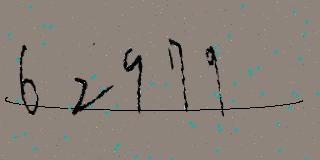
#> input picture src/quant/sample_data/Type_1/0a0c7b9c-4e7b-11ea-a0ad-001a7dda7113.jpg, 320 x 160 px, found by its file name
$ python process.py
#> lines starting #> are read from the running program, lines starting #| are printed output that depends on the picture; after the words box and inside, x2 and y2 are one past the last pixel; in counts of white or black regions, pixels touching at a corner belong together
# -*- coding: utf-8 -*-
# -----------------------------------
# @CreateTime   : 2020/2/19 1:33
# @Author       : Mark Shawn
# @Email        : shawninjuly@gmai.com
# ------------------------------------

import matplotlib.pyplot as plt
plt.rcParams['font.sans-serif']=['SimHei'] #用来正常显示中文标签
plt.rcParams['axes.unicode_minus']=False #用来正常显示负号

import cv2
import numpy as np
from scipy import signal

def show_img(img, gray=True, title=""):
    if gray:
        plt.imshow(img, "gray")
    else:
        plt.imshow(img)
    plt.title(title)
    plt.show()


img_path = r'F:\MyProjects\PycharmProjects\FuckCaptcha\src\quant\sample_data\Type_1\0a0c7b9c-4e7b-11ea-a0ad-001a7dda7113.jpg'

# 读取图片
im = cv2.imread(img_path)
#> im is the input picture: shape (160, 320, 3); mean B, G, R 120.2, 128.5, 137.1
show_img(im, gray=False, title="原图")

# 标准灰度化
im_1 = cv2.cvtColor(im, cv2.COLOR_RGB2GRAY)
show_img(im_1, title="灰度化")

# OSTU二值化
otsu_threshold, im_2 = cv2.threshold(im_1, 0, 1, cv2.THRESH_OTSU)
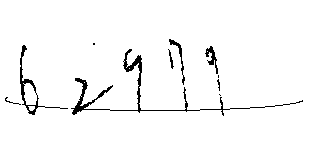
#> im_2: shape (160, 320); values 0 (black) and 1 (white), 97% white; black in thin lines or dots, all inside (x1, y1, x2, y2) = (5, 39, 303, 116)
#> otsu_threshold = 72
show_img(im_2, title="二值化")

## 反相
#im_2 = 1 - im_2
#show_img(im_2, title="反相")

# 卷积去除干扰线
im_3 = (signal.convolve2d(im_2, np.ones((3, 3)),
                          mode="same", boundary="symm") >= 6).astype(np.uint8)
#> im_3: shape (160, 320); values 0 (black) and 1 (white), 97.1% white; 14 black regions (3 under 20 px), largest, box (x1, y1, x2, y2) and area: (20, 45, 39, 115) 339, (72, 78, 113, 115) 337, (123, 49, 142, 112) 332
show_img(im_3, title="去除干扰线")

# 二次卷积去除噪点
mask_scatter = signal.convolve2d(1-im_3, np.ones((10,10)), mode="same") == \
        signal.convolve2d(1-im_3, np.ones((20,20)), mode="same")
#> mask_scatter: shape (160, 320) bool; 73.4% white; 6 black regions, box (x1, y1, x2, y2) and area: (63, 40, 152, 125) 4952, (0, 36, 49, 125) 3000, (160, 30, 198, 122) 2573, (196, 37, 234, 125) 2269, (289, 91, 312, 113) 446, (84, 34, 105, 55) 360
im_3[mask_scatter] = 1
show_img(im_3, title="去除离散点")


# 膨胀
im_4 = cv2.morphologyEx(im_3, cv2.MORPH_ERODE, np.ones((3, 3)))
#> im_4: shape (160, 320); values 0 (black) and 1 (white), 94.8% white; 11 black regions, largest, box (x1, y1, x2, y2) and area: (19, 44, 40, 116) 611, (71, 77, 114, 116) 565, (122, 48, 143, 113) 562
show_img(im_4, title="膨胀运算")

# 去除纵向噪点
x_list = (1-im_4).sum(axis=0).astype(bool)
jj1 = np.array([1, 1, 1, 0, 0, 0, 0, 0, 0, 0, 0, 0, 1, 1, 1])
mask_x = signal.convolve(x_list, jj1,  mode="same") == 0
mask_x2 = np.logical_or(1-x_list, mask_x)
im_5 = im_4 * 255
im_5[:, mask_x2] = 200 # 将有噪点的变成白色
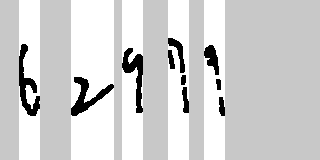
#> im_5: shape (160, 320); min 0, max 255, mean 208.8
show_img(im_5, title="去除纵向噪点")

# 横向切割
img_stt_x_list = [i for i in range(1, 320) if mask_x2[i] < mask_x2[i-1]]
#> img_stt_x_list = [19, 71, 122, 168, 204]
img_end_x_list = [i for i in range(1, 320) if mask_x2[i] > mask_x2[i-1]]
#> img_end_x_list = [40, 114, 143, 189, 225]
img_x_list = list(zip(img_stt_x_list, img_end_x_list))
#> img_x_list = [(19, 40), (71, 114), (122, 143), (168, 189), (204, 225)]

def get_img_top(img: np.ndarray):
    for i, j in enumerate((1-img).sum(axis=1)):
        if j > 0:
            return i

def get_img_bottom(img: np.ndarray):
    for i, j in enumerate(reversed((1-img).sum(axis=1))):
        if j > 0:
            return 160 - i

def scale_img(img: np.ndarray, obj_size=160):
    def multi_even(x):
        k = int(x * ratio)
        if k != 160 and k % 2 == 1:
            k += 1
        return k

    ratio = obj_size / max(img.shape)
    # cv2先输入宽，再输入高，顺序是反的
    img = cv2.resize(img, (multi_even(img.shape[1]), multi_even(img.shape[0])))
    padding = (obj_size - min(img.shape)) // 2
    if img.shape[0] > img.shape[1]:
        img = cv2.copyMakeBorder(img, 0, 0, padding, padding, cv2.BORDER_CONSTANT, value=1)
    else:
        img = cv2.copyMakeBorder(img, padding, padding, 0, 0, cv2.BORDER_CONSTANT, value=1)
    return img.astype(np.uint8)


imgs = []
for i, j in img_x_list:
    img_crop_x = im_5[:, i: j] / 255
    img_crop_xy = img_crop_x[get_img_top(img_crop_x): get_img_bottom(img_crop_x), :]
    img_scaled = scale_img(img_crop_xy)
    imgs.append(img_scaled)
#> this loop made 5 passes
#> (i, j, ratio in scale_img, padding in scale_img) on passes 1 to 5: (19, 40, 2.22, 57), (71, 114, 3.72, 7), (122, 143, 2.46, 54), (168, 189, 2.13, 58), (204, 225, 2.25, 56)
#> pass 1, in scale_img, `img = cv2.resize(img, (multi_even(img.shape[1]), multi_even(img.shape[..`:
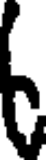
#> img: shape (160, 46) float64; min 0, max 1, mean 0.596
#> pass 1, in scale_img, `img = cv2.copyMakeBorder(img, 0, 0, padding, padding, cv2.BORDER_CONST..`:
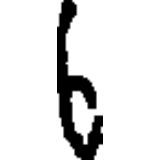
#> img: shape (160, 160) float64; min 0, max 1, mean 0.884
#> after the loop:
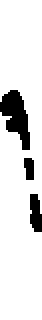
#> img_crop_x: shape (160, 21) float64 (shown 2 times larger); values 0 (black) and 1 (white), 88.1% white; 3 black regions, box (x1, y1, x2, y2) and area: (0, 45, 15, 75) 258, (15, 97, 21, 116) 93, (12, 79, 17, 90) 48
#> after the loop:
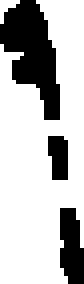
#> img_crop_xy: shape (71, 21) float64 (shown 4 times larger); values 0 (black) and 1 (white), 73.2% white; 3 black regions, box (x1, y1, x2, y2) and area: (0, 0, 15, 30) 258, (15, 52, 21, 71) 93, (12, 34, 17, 45) 48
#> after the loop, imgs = 5 items

show_img(np.hstack(imgs), title="标准化拼接")
#> in show_img (call 8), `plt.show()`:
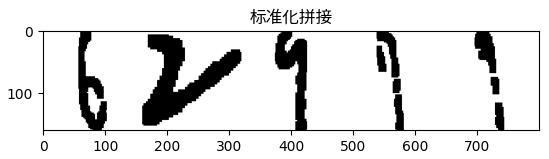
#> figure drawn by matplotlib, 1 panel

$ run again, with src/quant/sample_data/Type_1/08221ef4-4e7b-11ea-ae36-001a7dda7113.jpg copied over src/quant/sample_data/Type_1/0a0c7b9c-4e7b-11ea-a0ad-001a7dda7113.jpg
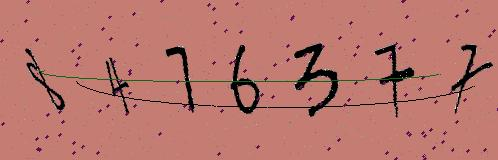
#> input picture src/quant/sample_data/Type_1/08221ef4-4e7b-11ea-ae36-001a7dda7113.jpg, 498 x 160 px, found by its file name
#> im is the input picture: shape (160, 498, 3); mean B, G, R 109.6, 117.9, 185.1
#> `otsu_threshold, im_2 = cv2.threshold(im_1, 0, 1, cv2.THRESH_OTSU)`:
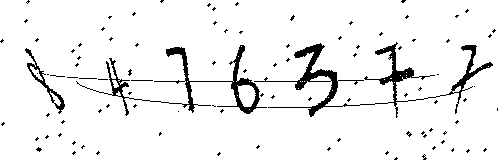
#> im_2: shape (160, 498); values 0 (black) and 1 (white), 93.8% white; 99 black regions (95 under 20 px), largest, box (x1, y1, x2, y2) and area: (254, 42, 493, 118) 2283, (76, 45, 267, 116) 1497, (25, 48, 65, 114) 353, (131, 80, 153, 81) 22
#> otsu_threshold = 74
#> mask_scatter: shape (160, 498) bool; 41% white; 75 white regions (24 under 20 px), largest, box (x1, y1, x2, y2) and area: (38, 0, 397, 160) 18696, (227, 0, 498, 91) 6835, (0, 0, 39, 160) 3171
#> im_4: shape (160, 498); values 0 (black) and 1 (white), 90% white; 65 black regions (6 under 20 px), largest, box (x1, y1, x2, y2) and area: (293, 42, 340, 118) 1428, (228, 44, 265, 115) 1011, (374, 42, 416, 118) 985
#> img_stt_x_list = [24, 70, 97, 165, 206, 223, 270, 285, 292]
#> img_end_x_list = [66, 85, 138, 196, 218, 269, 275, 291]
#> img_x_list = [(24, 66), (70, 85), (97, 138), (165, 196), (206, 218), (223, 269), (270, 275), (285, 291)]
#> the loop `for i, j in img_x_list:` made 8 passes
#> (i, j, ratio in scale_img, padding in scale_img) on passes 1 to 8: (24, 66, 1.4, 51), (70, 85, 1.4, 69), (97, 138, 1.6, 47), (165, 196, 2.39, 43), (206, 218, 6.96, 38), (223, 269, 1.84, 38), (270, 275, 26.67, 13), (285, 291, 8, 56)
#> after the loop `for i, j in img_x_list:`: imgs = 8 items
#> in show_img (call 8), `plt.show()`:
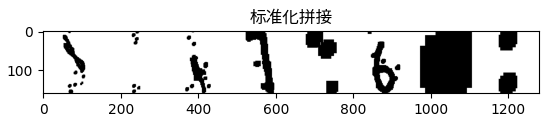
#> figure drawn by matplotlib, 1 panel

$ run again, with src/quant/sample_data/Type_1/0a91f2a4-4e7b-11ea-9305-001a7dda7113.jpg copied over src/quant/sample_data/Type_1/0a0c7b9c-4e7b-11ea-a0ad-001a7dda7113.jpg
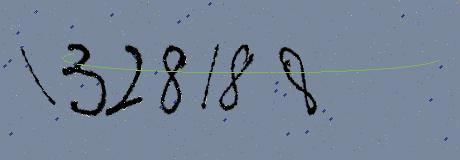
#> input picture src/quant/sample_data/Type_1/0a91f2a4-4e7b-11ea-9305-001a7dda7113.jpg, 460 x 160 px, found by its file name
#> im is the input picture: shape (160, 460, 3); mean B, G, R 149.9, 130.7, 116.4
#> `otsu_threshold, im_2 = cv2.threshold(im_1, 0, 1, cv2.THRESH_OTSU)`:
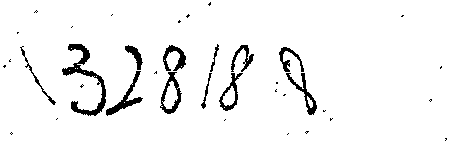
#> im_2: shape (160, 460); values 0 (black) and 1 (white), 95.6% white; 37 black regions (25 under 20 px), largest, box (x1, y1, x2, y2) and area: (62, 44, 106, 116) 752, (106, 71, 143, 116) 360, (160, 72, 182, 114) 318
#> otsu_threshold = 81
#> mask_scatter: shape (160, 460) bool; 65.1% white; 9 black regions, largest, box (x1, y1, x2, y2) and area: (0, 35, 264, 126) 18199, (266, 38, 342, 143) 4459, (169, 0, 221, 33) 1028
#> im_4: shape (160, 460); values 0 (black) and 1 (white), 92% white; 17 black regions (8 under 20 px), largest, box (x1, y1, x2, y2) and area: (61, 43, 144, 117) 2103, (159, 44, 187, 115) 1045, (278, 46, 318, 116) 936
#> img_stt_x_list = [2, 8, 19, 61, 154, 159, 200, 274]
#> img_end_x_list = [7, 12, 57, 144, 158, 191, 255, 318]
#> img_x_list = [(2, 7), (8, 12), (19, 57), (61, 144), (154, 158), (159, 191), (200, 255), (274, 318)]
#> the loop `for i, j in img_x_list:` made 8 passes
#> (i, j, ratio in scale_img, padding in scale_img) on passes 1, 3, 4, 6, 7, 8: (2, 7, 32, 0), (19, 57, 2.67, 29), (61, 144, 1.93, 9), (159, 191, 1.57, 55), (200, 255, 2.35, 15), (274, 318, 2.29, 30)
#> after the loop `for i, j in img_x_list:`: imgs = 8 items
#> in show_img (call 8), `plt.show()`:
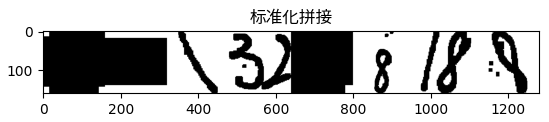
#> figure drawn by matplotlib, 1 panel
